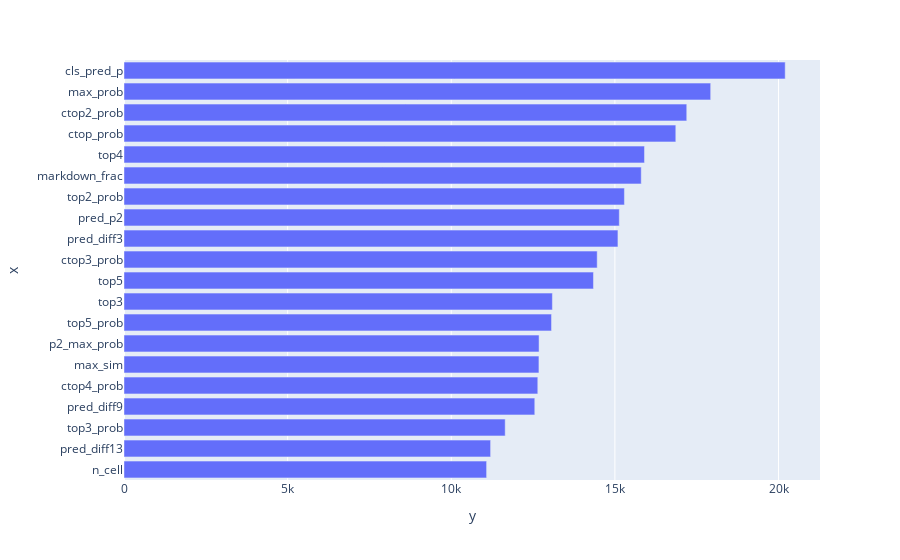

Notebook code cell kept with this figure:
### Code cell
gezi.plot.bar_sorted(np.asarray(bst.feature_importance()), np.asarray(bst.feature_name()),  topn=20)

### Figure 1 — Plotly figure (JSON) as saved in the notebook; plotly's stock layout.template omitted (floating-point values rounded to 4 significant figures)
{"data": [{"alignmentgroup": "True", "hovertemplate": "y=%{x}<br>x=%{y}<extra></extra>", "legendgroup": "", "marker": {"color": "#636efa", "pattern": {"shape": ""}}, "name": "", "offsetgroup": "", "orientation": "h", "showlegend": false, "textposition": "auto", "type": "bar", "x": [11080, 11202, 11648, 12552, 12644, 12679, 12683, 13064, 13090, 14345, 14459, 15093, 15135, 15291, 15805, 15904, 16861, 17196, 17927, 20204], "xaxis": "x", "y": ["n_cell", "pred_diff13", "top3_prob", "pred_diff9", "ctop4_prob", "max_sim", "p2_max_prob", "top5_prob", "top3", "top5", "ctop3_prob", "pred_diff3", "pred_p2", "top2_prob", "markdown_frac", "top4", "ctop_prob", "ctop2_prob", "max_prob", "cls_pred_p"], "yaxis": "y"}], "layout": {"barmode": "relative", "legend": {"tracegroupgap": 0}, "margin": {"t": 60}, "xaxis": {"anchor": "y", "domain": [0, 1], "title": {"text": "y"}}, "yaxis": {"anchor": "x", "domain": [0, 1], "title": {"text": "x"}}}}
